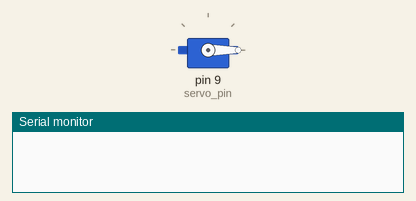
A sketch run on a simulated Arduino Uno, built with avr-gcc and run on an emulated ATmega328P. Parts: servo, the last lines printed to the serial monitor.

Above: at 0.1 s.
At 2.5 s:
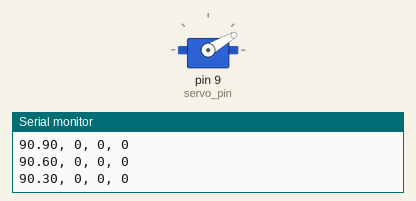
Timing chart, 0 to 4.0 s (numbered marks = the images above):
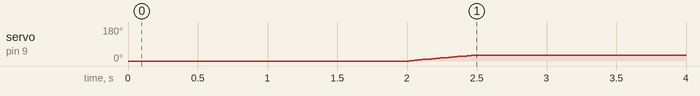

The sketch:

pid_1.ino
```cpp
#include <Servo.h>


Servo servo1;

// Servo pwm pin
int servo_pin = 9;


// Function that turns the servo to an angle final_angle
void pid_servo(int final_angle, int dt)
{

  //Initializing parameters

  //Errors
  int prev_error = final_angle;
  int curr_error = final_angle;

  // Instantaneous error differential
  float e_differential = final_angle;

  // Current position of the servo
  int pos = 0;

  // PID regulator parameters
  float kp = 0.3;
  float ki = 0.2;
  float kd = 3;


  // Integral of the errors at all instances of time till the present time
  float e_integral = e_differential*dt;
  float u = 0.0;
  float first_u = 0.0;


  int count = 0;

  int int_u = 0;
  int int_first_u = 0;

  int prev_mod = 0;
  int mod = 0;

  int actual_pos = 1;

  int actual_pos_increment = 0;


  while(actual_pos<final_angle)
  {
    // Delay
    delay(dt);

    // updating position
    pos +=1;

    // Updating actual angle
    actual_pos = actual_pos  + actual_pos_increment + 1;

    // Writing servo position depending on the control signal from the PID regulator output
    servo1.write(actual_pos);

    // Differential part
    prev_error = curr_error;
    curr_error = final_angle - pos;
    e_differential = ((curr_error - prev_error)/dt)*1000;

    // Integral part
    e_integral = e_integral + ((dt*curr_error)/1000);

    if(count)
    {
      prev_mod = int_u%int_first_u;
    }

    // Final control signal
    u = (kp*curr_error) + (kd*e_differential) + (ki*e_integral);

    int_u = (int)u;

    // Initializing first u
    if(!count)
    {
      first_u = u;
      count = 1;
    }


    int_first_u = (int)first_u;


    //Taking lowest value of u so that the mod computes correctly.
    if(int_u<int_first_u)
    {
      int_first_u = int_u;
    }

    mod = int_u%int_first_u;

    if(count)
    {
      if(mod>prev_mod)
      {
        actual_pos_increment = 1;
      }
      else if(mod<prev_mod)
      {
        actual_pos_increment = 0;
      }
    }


    // The control signal does not change the value of 'pos' directly. Instead, its value is added to the value that the servo must be turned to
    // at that instant of time

    // For debugging
    Serial.print(u);
    Serial.print(", ");
    Serial.print(mod);
    Serial.print(", ");
    Serial.print(prev_mod);
    Serial.print(", ");
    Serial.print(actual_pos_increment);
    Serial.println();


  }

}

void setup()
{
  // Begin serial monitor for debugging purposes
  Serial.begin(9600);

  // Attaching the servo to the pwm pin
  servo1.attach(servo_pin);

  // Set initial angle to zero
  servo1.write(0);
  delay(2000);

  // PID control to turn the motor by an angle
  pid_servo(30, 15);

}

void loop()
{


}
```
